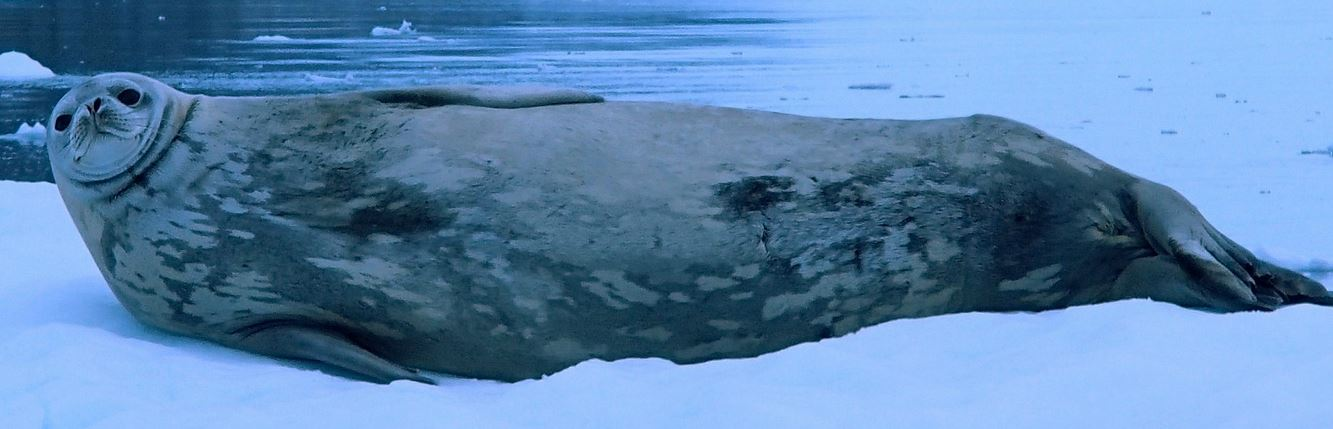
#> input picture images/test2.jpg, 1333 x 429 px
$ python Gamma_to_threshold.py
#> lines starting #> are read from the running program, lines starting #| are printed output that depends on the picture; after the words box and inside, x2 and y2 are one past the last pixel; in counts of white or black regions, pixels touching at a corner belong together
#!/usr/bin/env python2

import cv2, os
import numpy as np
from matplotlib import pyplot as plt

# Gamma correction function (from http://stackoverflow.com/questions/11211260/gamma-correction-power-law-transformation)
def gamma(image,gamma = 0.5):
    img_float = np.float32(image)
    max_pixel = np.max(img_float)
    #image pixel normalisation
    img_normalised = img_float/max_pixel
    #gamma correction exponent calulated
    gamma_corr = np.log(img_normalised)*gamma
    #gamma correction being applied
    gamma_corrected = np.exp(gamma_corr)*255.0
    #conversion to unsigned int 8 bit
    gamma_corrected = np.uint8(gamma_corrected)
    return gamma_corrected

# Load image as greyscale
input_data = cv2.imread(os.path.join("images","test2.jpg"), 0)
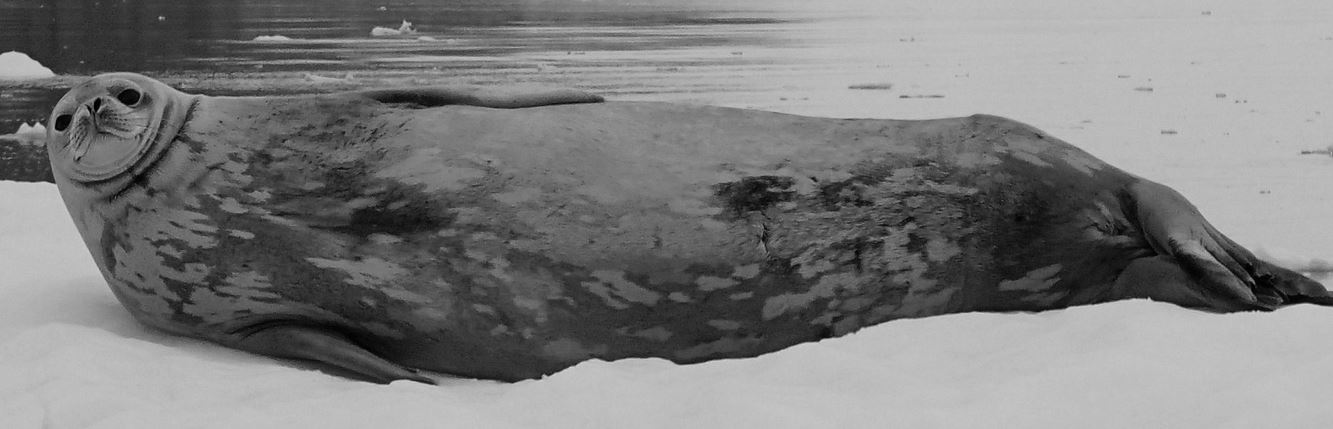
#> input_data: shape (429, 1333); min 0, max 216, mean 124.8

trash = input_data[:].copy()

# Generate a range of gamma levels to test against
gamma_values = np.arange(0.1, 5.1, 0.1)
output_images = []
edge_images = []

# Create directory to save images
folder_name = "output"
if not os.path.exists(folder_name):
    os.mkdir(folder_name)

for gamma_level, index in zip(gamma_values, range(gamma_values.size)):
    gamma_data = gamma(input_data, gamma_level)                                                                       #gamma
    histogram_data = cv2.equalizeHist(src=gamma_data, dst=trash)                                                      #histogram
    # TODO clean up noise
    #blur_data = cv2.bilateralFilter(histogram_data, 15, 75, 75)
    threshold_data = cv2.adaptiveThreshold(histogram_data, 240, cv2.ADAPTIVE_THRESH_GAUSSIAN_C,cv2.THRESH_BINARY, 201, 2) #threshold
    output_images.append(threshold_data)
    file_name = "image_{0:03d}.jpg".format(index)
    # run edge detection
    edge_data = cv2.Canny(threshold_data, 0, 255)
    # get edge pixels
    edge_images.append(edge_data)
    cv2.imwrite(os.path.join(folder_name, file_name), threshold_data) #save in output folder
#> this loop made 50 passes
#> pass 1, in gamma, `gamma_corrected = np.exp(gamma_corr)*255.0`:
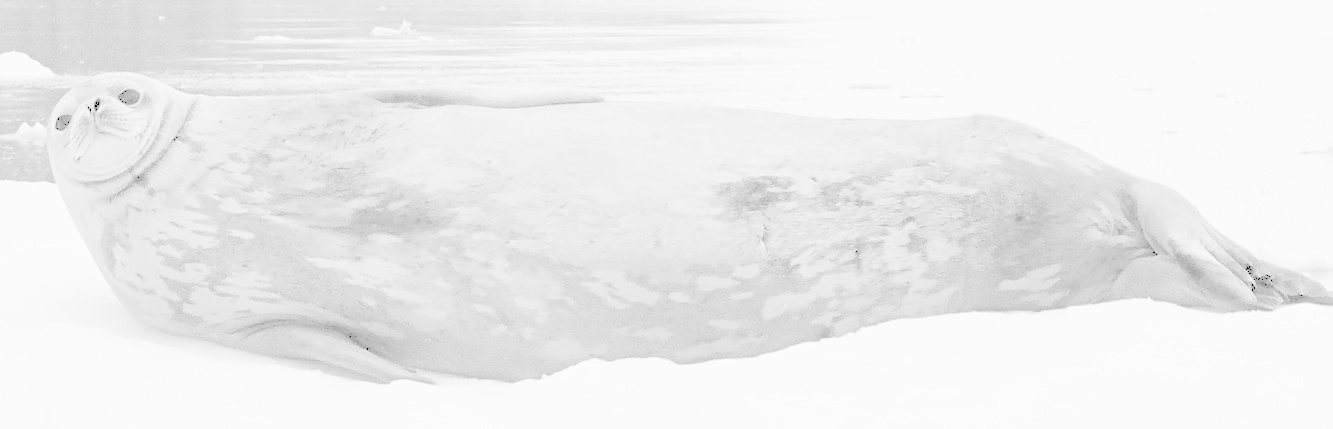
#> gamma_corrected: shape (429, 1333) float32; min 0, max 255, mean 238.3
#> after the loop:
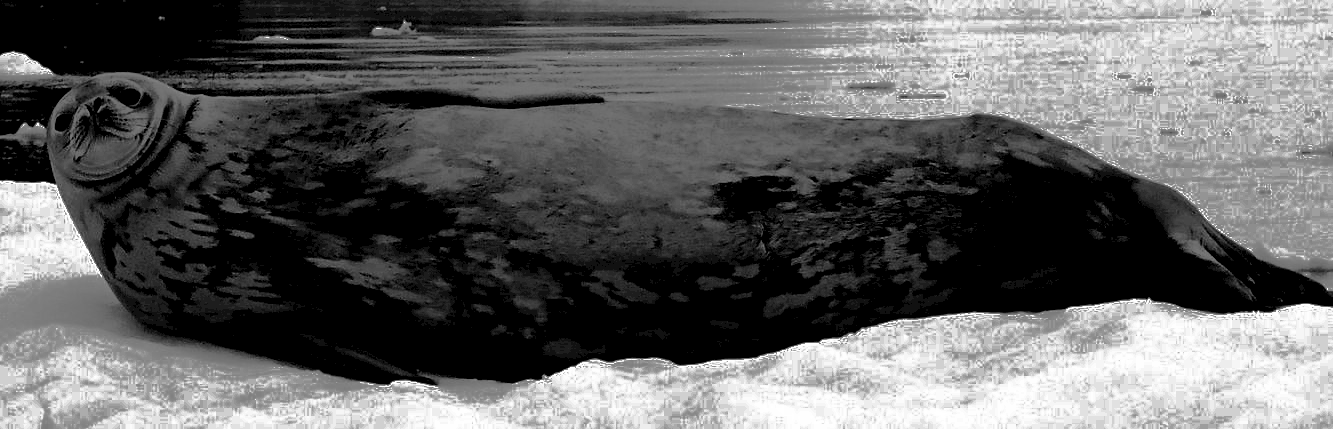
#> histogram_data: shape (429, 1333); min 0, max 255, mean 99
#> after the loop:
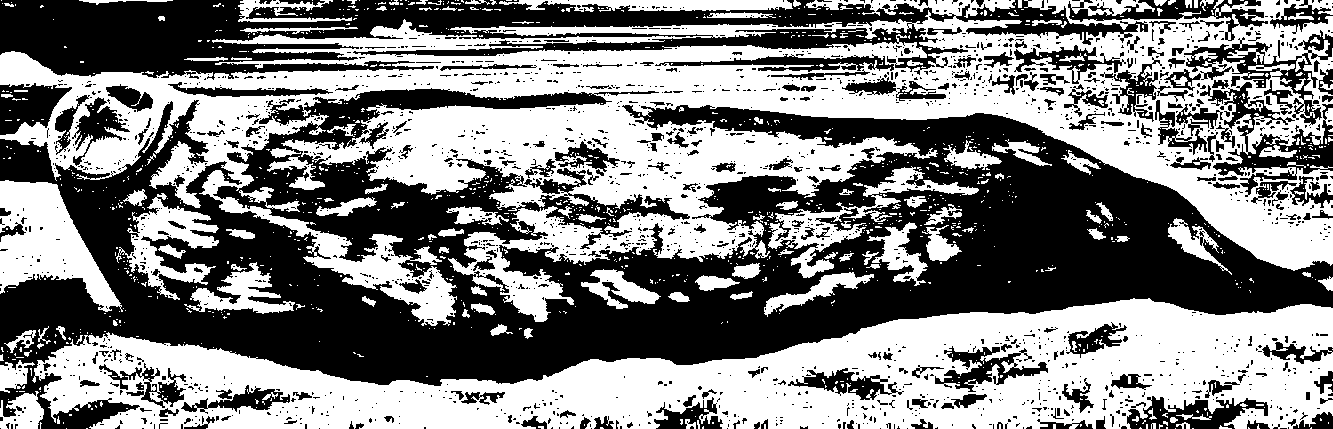
#> threshold_data: shape (429, 1333); values 0 (black) and 240 (white), 50.7% white; 1989 black regions (1735 under 20 px), largest, box (x1, y1, x2, y2) and area: (0, 88, 1333, 429) 181466, (0, 0, 1148, 80) 42454, (1200, 82, 1333, 197) 4193
#> after the loop, edge_images = 50 items; output_images = 50 items

max_pixels = 0
max_gamma = None
max_index = 0

for edge_data, index in zip(edge_images, range(len(edge_images))):
    pixel_sum = np.sum(edge_data)
    if pixel_sum > max_pixels :
        max_pixels = pixel_sum
        max_gamma = edge_data
        max_index = index
#> this loop made 50 passes
#> (pixel_sum, max_pixels) on passes 1, 2, 3, 4, 7, 32: (13815645, 13815645), (16211625, 16211625), (16465605, 16465605), (16778490, 16778490), (16934805, 16934805), (16968975, 16968975)
#> pixel_sum on passes 5, 6, 8, 9, 10, 11: 16561485, 16716015, 16888395, 16888395, 16888395, 16888395
#> pass 1, `max_gamma = edge_data`:
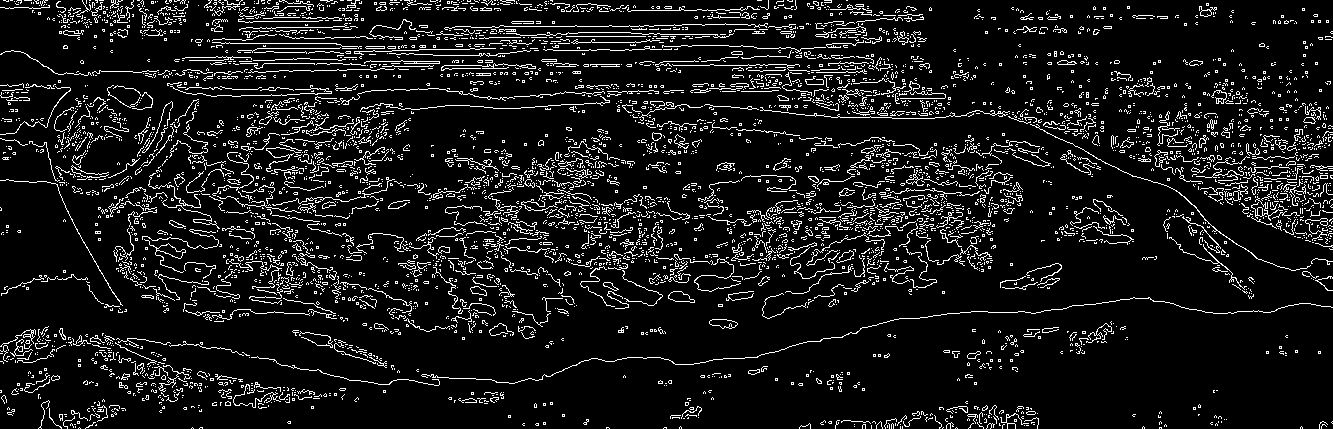
#> max_gamma: shape (429, 1333); 9.5% white in thin lines or dots
#> after the loop:
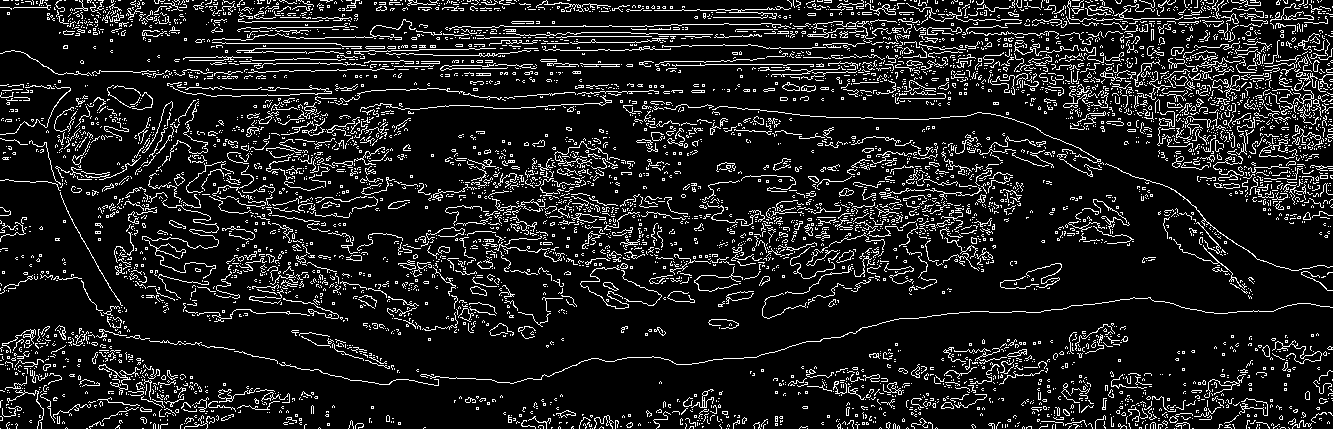
#> max_gamma: shape (429, 1333); 11.6% white in thin lines or dots
#> after the loop, max_index = 31; max_pixels = 16968975

gamma_corrected = output_images[max_index]
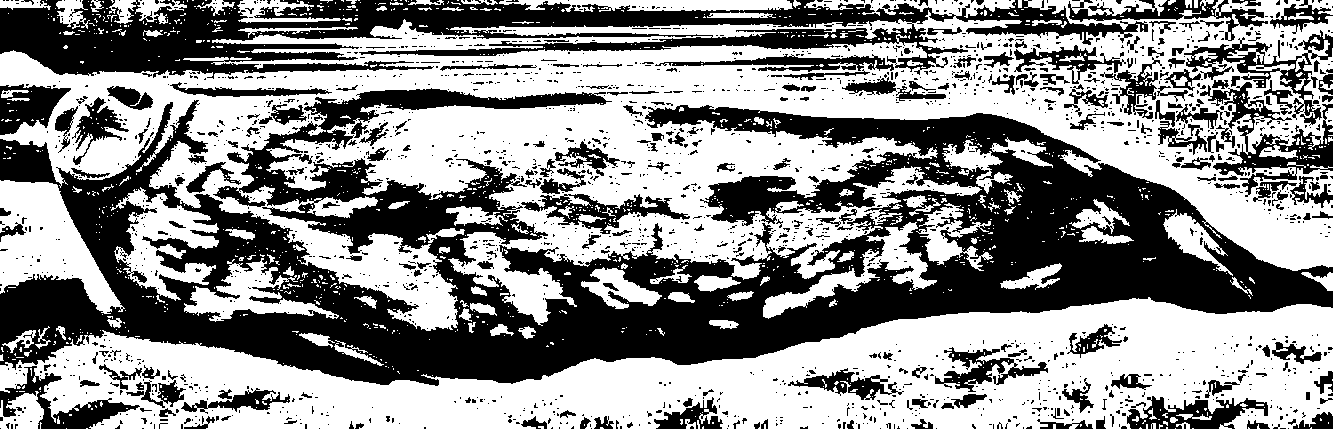
#> gamma_corrected: shape (429, 1333); values 0 (black) and 240 (white), 55.4% white; 2087 black regions (1823 under 20 px), largest, box (x1, y1, x2, y2) and area: (0, 88, 1333, 386) 154648, (0, 0, 1148, 79) 39241, (1200, 82, 1333, 197) 4084

$ run again, with images/test0.jpg copied over images/test2.jpg
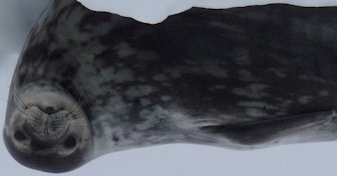
#> input picture images/test0.jpg, 337 x 176 px
#> after the loop `for gamma_level, index in zip(gamma_values, range(gamma_values.size)):`:
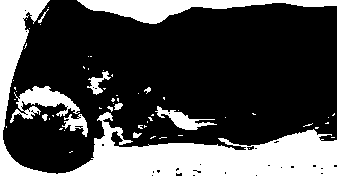
#> threshold_data: shape (176, 337); values 0 (black) and 240 (white), 28.8% white; 59 white regions (48 under 20 px), largest, box (x1, y1, x2, y2) and area: (0, 0, 337, 176) 12032, (77, 0, 337, 24) 2610, (10, 86, 80, 123) 1065
#> after the loop `for gamma_level, index in zip(gamma_values, range(gamma_values.size)):`: edge_images = 50 items
#> the loop `for edge_data, index in zip(edge_images, range(len(edge_images))):` made 50 passes
#> (pixel_sum, max_pixels, max_index) on passes 1, 5: (1234200, 1234200, 0), (1243380, 1243380, 4)
#> after the loop `for edge_data, index in zip(edge_images, range(len(edge_images))):`: max_index = 4; max_pixels = 1243380
#> `gamma_corrected = output_images[max_index]`:
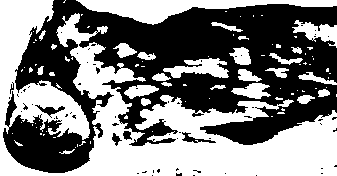
#> gamma_corrected: shape (176, 337); values 0 (black) and 240 (white), 49.7% white; 95 white regions (68 under 20 px), largest, box (x1, y1, x2, y2) and area: (0, 0, 337, 176) 22482, (76, 0, 337, 25) 2711, (163, 58, 229, 78) 744

$ run again, with images/test10.JPG copied over images/test2.jpg
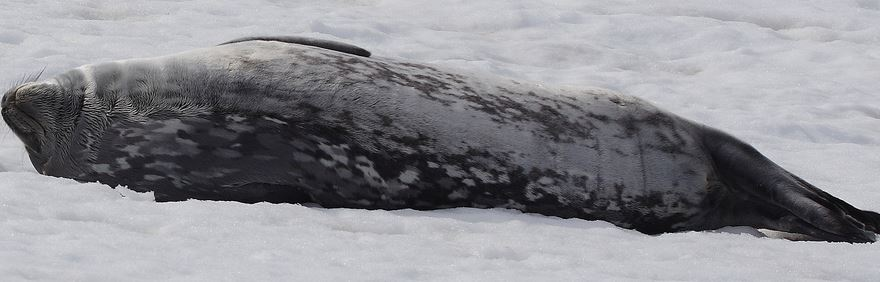
#> input picture images/test10.JPG, 880 x 282 px
#> after the loop `for gamma_level, index in zip(gamma_values, range(gamma_values.size)):`:
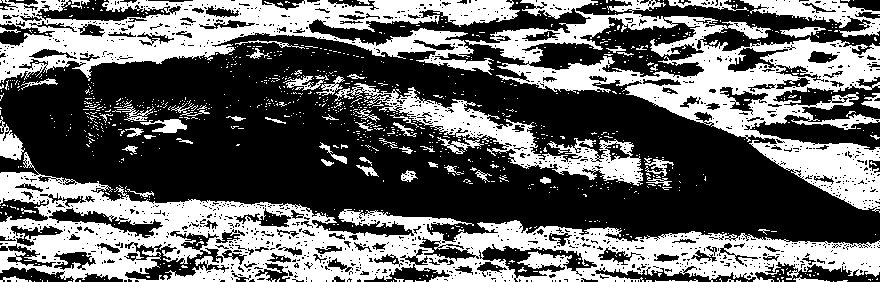
#> threshold_data: shape (282, 880); values 0 (black) and 240 (white), 40% white; 1017 white regions (952 under 20 px), largest, box (x1, y1, x2, y2) and area: (0, 152, 880, 282) 38501, (465, 0, 880, 213) 24664, (0, 0, 520, 83) 19273
#> after the loop `for gamma_level, index in zip(gamma_values, range(gamma_values.size)):`: edge_images = 50 items
#> the loop `for edge_data, index in zip(edge_images, range(len(edge_images))):` made 50 passes
#> (pixel_sum, max_pixels) on passes 1, 2, 3, 5, 23, 26, 27, 29: (8062845, 8062845), (8686575, 8686575), (8805660, 8805660), (8811525, 8811525), (8813820, 8813820), (8837790, 8837790), (8867625, 8867625), (8868135, 8868135)
#> after the loop `for edge_data, index in zip(edge_images, range(len(edge_images))):`: max_index = 31; max_pixels = 8884710
#> `gamma_corrected = output_images[max_index]`:
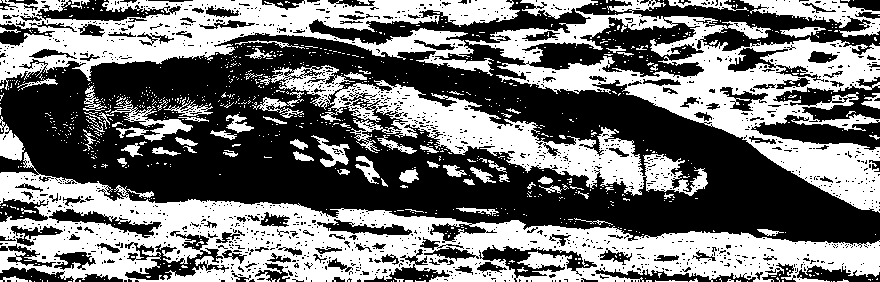
#> gamma_corrected: shape (282, 880); values 0 (black) and 240 (white), 45.4% white; 932 white regions (849 under 20 px), largest, box (x1, y1, x2, y2) and area: (0, 152, 880, 282) 41488, (465, 0, 880, 213) 25284, (0, 0, 520, 90) 19468
